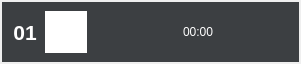
<?xml version="1.0" encoding="UTF-8"?>
<ui version="4.0">
 <class>SongItem</class>
 <widget class="QWidget" name="SongItem">
  <property name="geometry">
   <rect>
    <x>0</x>
    <y>0</y>
    <width>301</width>
    <height>64</height>
   </rect>
  </property>
  <property name="windowTitle">
   <string>Form</string>
  </property>
  <layout class="QHBoxLayout" name="horizontalLayout">
   <property name="spacing">
    <number>0</number>
   </property>
   <property name="leftMargin">
    <number>2</number>
   </property>
   <property name="topMargin">
    <number>2</number>
   </property>
   <property name="rightMargin">
    <number>2</number>
   </property>
   <property name="bottomMargin">
    <number>2</number>
   </property>
   <item>
    <widget class="QWidget" name="song_message" native="true">
     <property name="styleSheet">
      <string notr="true">QWidget{
	background-color: rgb(60, 63, 66);
}</string>
     </property>
     <layout class="QHBoxLayout" name="horizontalLayout_2">
      <item>
       <widget class="QLabel" name="number">
        <property name="sizePolicy">
         <sizepolicy hsizetype="Preferred" vsizetype="Preferred">
          <horstretch>2</horstretch>
          <verstretch>0</verstretch>
         </sizepolicy>
        </property>
        <property name="minimumSize">
         <size>
          <width>0</width>
          <height>0</height>
         </size>
        </property>
        <property name="font">
         <font>
          <pointsize>16</pointsize>
          <italic>false</italic>
          <bold>true</bold>
         </font>
        </property>
        <property name="styleSheet">
         <string notr="true">QLabel {
	color: white;
}</string>
        </property>
        <property name="text">
         <string>01</string>
        </property>
        <property name="alignment">
         <set>Qt::AlignCenter</set>
        </property>
       </widget>
      </item>
      <item>
       <widget class="QLabel" name="img">
        <property name="sizePolicy">
         <sizepolicy hsizetype="Preferred" vsizetype="Preferred">
          <horstretch>3</horstretch>
          <verstretch>0</verstretch>
         </sizepolicy>
        </property>
        <property name="minimumSize">
         <size>
          <width>0</width>
          <height>0</height>
         </size>
        </property>
        <property name="styleSheet">
         <string notr="true">QLabel {
	background-color: white;
}</string>
        </property>
        <property name="text">
         <string/>
        </property>
       </widget>
      </item>
      <item>
       <widget class="QWidget" name="message" native="true">
        <property name="sizePolicy">
         <sizepolicy hsizetype="Preferred" vsizetype="Expanding">
          <horstretch>6</horstretch>
          <verstretch>0</verstretch>
         </sizepolicy>
        </property>
        <layout class="QVBoxLayout" name="verticalLayout_2">
         <property name="leftMargin">
          <number>5</number>
         </property>
         <property name="topMargin">
          <number>0</number>
         </property>
         <property name="rightMargin">
          <number>5</number>
         </property>
         <property name="bottomMargin">
          <number>0</number>
         </property>
         <item>
          <widget class="QLabel" name="singer">
           <property name="sizePolicy">
            <sizepolicy hsizetype="Preferred" vsizetype="Preferred">
             <horstretch>0</horstretch>
             <verstretch>1</verstretch>
            </sizepolicy>
           </property>
           <property name="styleSheet">
            <string notr="true">QLabel {
	color: white;
}</string>
           </property>
           <property name="text">
            <string/>
           </property>
          </widget>
         </item>
         <item>
          <widget class="QLabel" name="song_name">
           <property name="sizePolicy">
            <sizepolicy hsizetype="Preferred" vsizetype="Preferred">
             <horstretch>0</horstretch>
             <verstretch>2</verstretch>
            </sizepolicy>
           </property>
           <property name="styleSheet">
            <string notr="true">QLabel {
	color: white;
}</string>
           </property>
           <property name="text">
            <string/>
           </property>
          </widget>
         </item>
        </layout>
       </widget>
      </item>
      <item>
       <widget class="QLabel" name="time">
        <property name="sizePolicy">
         <sizepolicy hsizetype="Preferred" vsizetype="Preferred">
          <horstretch>1</horstretch>
          <verstretch>0</verstretch>
         </sizepolicy>
        </property>
        <property name="styleSheet">
         <string notr="true">QLabel {
	color: white;
}</string>
        </property>
        <property name="text">
         <string>00:00</string>
        </property>
       </widget>
      </item>
      <item>
       <widget class="QPushButton" name="love_button">
        <property name="sizePolicy">
         <sizepolicy hsizetype="Preferred" vsizetype="Preferred">
          <horstretch>1</horstretch>
          <verstretch>0</verstretch>
         </sizepolicy>
        </property>
        <property name="styleSheet">
         <string notr="true">QPushButton {
	border: none;
	icon: url(:/image/love.png);
	background-color: transparent;
}

QPushButton:hover {
	background-color: rgb(35, 35, 35);
}

QPushButton:pressed {
	background-color: rgb(40, 40, 40);
}</string>
        </property>
        <property name="text">
         <string/>
        </property>
       </widget>
      </item>
      <item>
       <widget class="QPushButton" name="download_button">
        <property name="sizePolicy">
         <sizepolicy hsizetype="Preferred" vsizetype="Preferred">
          <horstretch>1</horstretch>
          <verstretch>0</verstretch>
         </sizepolicy>
        </property>
        <property name="styleSheet">
         <string notr="true">QPushButton {
	border: none;
	icon: url(:/image/download.png);
	background-color: transparent;
}

QPushButton:hover {
	background-color: rgb(35, 35, 35);
}

QPushButton:pressed {
	background-color: rgb(40, 40, 40);
}</string>
        </property>
        <property name="text">
         <string/>
        </property>
        <property name="iconSize">
         <size>
          <width>20</width>
          <height>20</height>
         </size>
        </property>
       </widget>
      </item>
     </layout>
    </widget>
   </item>
  </layout>
 </widget>
 <resources>
  <include location="../resource.qrc"/>
 </resources>
 <connections/>
</ui>
